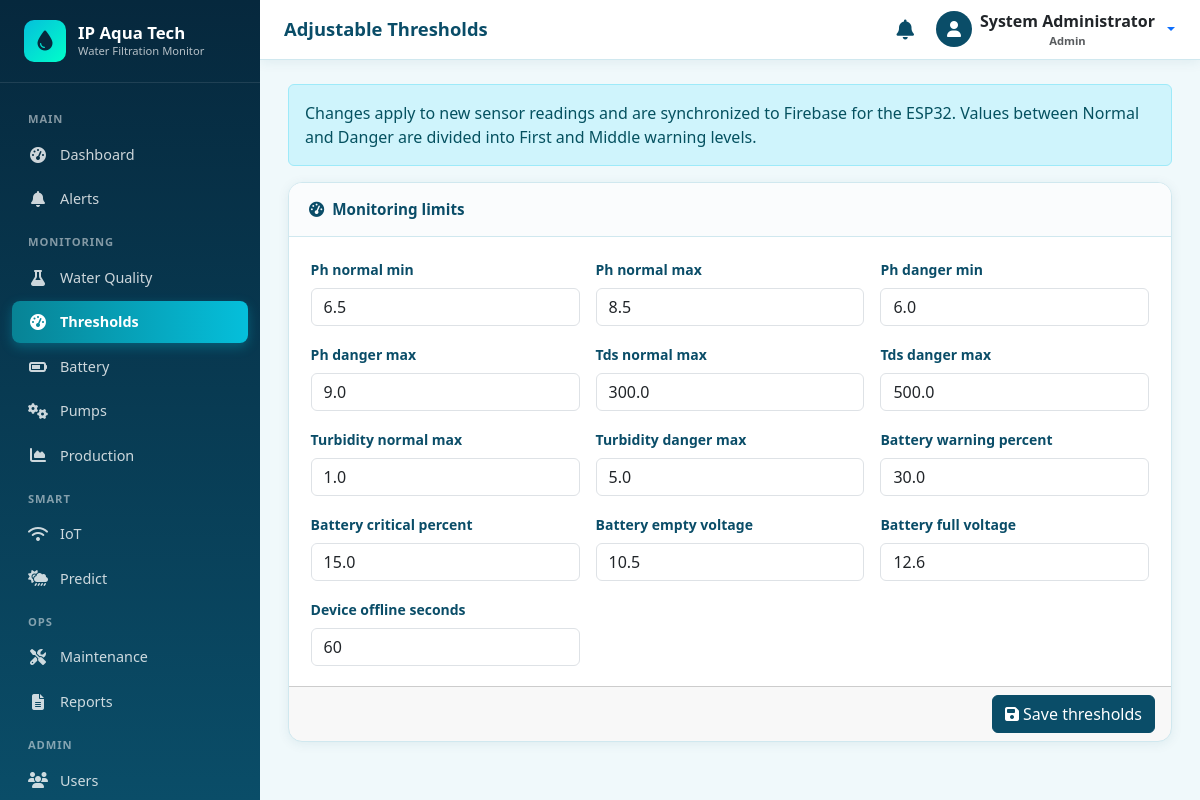
/monitoring/thresholds/ (signed in), run on the app's committed database.
### accounts/models.py (models this page shows, shortened)
class User(AbstractUser):
    class Role(models.TextChoices):
        ADMIN = 'ADMIN', 'Admin'
        OPERATOR = 'OPERATOR', 'Operator'
    role = models.CharField(
        max_length=20,
        choices=Role.choices,
        default=Role.OPERATOR,
        help_text='User role determining access level',
    )
    phone = models.CharField(max_length=20, blank=True)
    is_active = models.BooleanField(default=True)
    created_at = models.DateTimeField(auto_now_add=True)
    updated_at = models.DateTimeField(auto_now=True)
    class Meta:
        ordering = ['-date_joined']
        verbose_name = 'User'
        verbose_name_plural = 'Users'
    @property
    def is_admin_user(self):
        return self.role == self.Role.ADMIN or self.is_superuser

### monitoring/models.py (models this page shows, shortened)
class MonitoringThreshold(models.Model):
    ph_normal_min = models.FloatField(default=6.5)
    ph_normal_max = models.FloatField(default=8.5)
    ph_danger_min = models.FloatField(default=6.0)
    ph_danger_max = models.FloatField(default=9.0)
    tds_normal_max = models.FloatField(default=300.0)
    tds_danger_max = models.FloatField(default=500.0)
    turbidity_normal_max = models.FloatField(default=1.0)
    turbidity_danger_max = models.FloatField(default=5.0)
    battery_warning_percent = models.FloatField(default=30.0)
    battery_critical_percent = models.FloatField(default=15.0)
    battery_empty_voltage = models.FloatField(default=11.8)
    battery_full_voltage = models.FloatField(default=12.7)
    device_offline_seconds = models.PositiveIntegerField(default=60)
    updated_at = models.DateTimeField(auto_now=True)
    class Meta:
        verbose_name = 'Monitoring Threshold'
        verbose_name_plural = 'Monitoring Thresholds'

### monitoring/views.py (the view, shortened to what this page needs)
# urls.py: path('thresholds/', views.threshold_settings, name='threshold_settings'),
@login_required
@require_http_methods(['GET', 'POST'])
def threshold_settings(request):
    thresholds = MonitoringThreshold.objects.first()
    if thresholds is None:
        thresholds = MonitoringThreshold.objects.create()
    firebase_sync = _sync_thresholds_from_firebase()
    if firebase_sync is not None:
        thresholds = firebase_sync
    form = MonitoringThresholdForm(request.POST or None, instance=thresholds)
    return render(request, 'monitoring/threshold_settings.html', {
        'form': form,
        'thresholds': thresholds,
    })

### monitoring/forms.py (shortened to what this page needs)
class MonitoringThresholdForm(BootstrapModelForm):
    class Meta:
        model = MonitoringThreshold
        exclude = ['updated_at']
        widgets = {
            name: forms.NumberInput(attrs={'step': '0.1'})
            for name in [
                'ph_normal_min', 'ph_normal_max', 'ph_danger_min', 'ph_danger_max',
                'tds_normal_max', 'tds_danger_max', 'turbidity_normal_max',
                'turbidity_danger_max', 'battery_warning_percent',
                'battery_critical_percent', 'battery_empty_voltage',
                'battery_full_voltage', 'device_offline_seconds',
            ]
        }

### iot/firebase_client.py (called while the page is built)
def is_firebase_configured() -> bool:
    cred_path = Path(getattr(settings, 'FIREBASE_CREDENTIALS_PATH', '') or '')
    db_url = getattr(settings, 'FIREBASE_DATABASE_URL', '') or ''
    return bool(cred_path and cred_path.exists() and db_url)

### monitoring/views.py (called while the page is built, shortened)
def _sync_thresholds_from_firebase():
    try:
        from iot.firebase_client import is_firebase_configured, read_path
    except Exception:
        return None
    if not is_firebase_configured():
        return None

### notifications/context_processors.py (called while the page is built)
def unread_notifications(request):
    if request.user.is_authenticated:
        count = Notification.objects.filter(
            is_read=False,
            is_resolved=False,
        ).filter(
            models_q(request.user)
        ).count()
        recent = Notification.objects.filter(
            is_resolved=False,
        ).filter(
            models_q(request.user)
        )[:5]
        return {
            'unread_notification_count': count,
            'recent_notifications': recent,
        }
    return {
        'unread_notification_count': 0,
        'recent_notifications': [],
    }

def models_q(user):
    from django.db.models import Q
    return Q(recipient__isnull=True) | Q(recipient=user)

### templates/monitoring/threshold_settings.html (shortened to what this page needs)
{% extends 'base.html' %}
{% block page_title %}Adjustable Thresholds{% endblock %}
{% block content %}
<div class="alert alert-info">
  Changes apply to new sensor readings and are synchronized to Firebase for the ESP32.
  Values between Normal and Danger are divided into First and Middle warning levels.
</div>
<form method="post" class="card card-aqua">
  <div class="card-header"><span><i class="fas fa-gauge-high me-2"></i>Monitoring limits</span></div>
  <div class="card-body">
    <div class="row g-3">
      {% for field in form %}
      <div class="col-md-6 col-xl-4">
        <label class="form-label" for="{{ field.id_for_label }}">{{ field.label }}</label>
        {{ field }}
      </div>
      {% endfor %}
    </div>
  </div>
  <div class="card-footer text-end">
    <button class="btn btn-primary" type="submit"><i class="fas fa-save me-1"></i>Save thresholds</button>
  </div>
</form>
{% endblock %}

### templates/base.html (shortened to what this page needs)
{% load static %}
<!DOCTYPE html>
<html lang="en">
<head>
  <link href="https://cdn.jsdelivr.net/npm/bootstrap@5.3.3/dist/css/bootstrap.min.css" rel="stylesheet">
  <link href="https://cdnjs.cloudflare.com/ajax/libs/font-awesome/6.5.1/css/all.min.css" rel="stylesheet">
  <link href="{% static 'css/style.css' %}" rel="stylesheet">
</head>
<body {% if chart_url %}data-chart-url="{{ chart_url }}"{% endif %} {% block body_attrs %}{% endblock %}>
  {% if user.is_authenticated %}
  {% include 'includes/sidebar.html' %}
  <div class="main-wrapper">
    <header class="topbar">
      <div class="d-flex align-items-center gap-3">
        <h1 class="page-title">{% block page_title %}Dashboard{% endblock %}</h1>
      </div>
      <div class="d-flex align-items-center gap-3">
        <a href="{% url 'notifications:notification_list' %}" class="btn btn-link text-aqua position-relative p-1">
          <i class="fas fa-bell fa-lg"></i>
        </a>
        <div class="dropdown">
          <button class="btn btn-link text-decoration-none dropdown-toggle d-flex align-items-center gap-2 p-0" type="button" data-bs-toggle="dropdown">
            <span class="rounded-circle bg-aqua d-inline-flex align-items-center justify-content-center text-white" style="width:36px;height:36px;background:var(--aqua-primary);">
              <i class="fas fa-user"></i>
            </span>
            <span class="d-none d-md-inline text-dark fw-semibold">
              {{ user.get_full_name|default:user.username }}
              <small class="d-block text-muted" style="font-size:0.7rem;">{{ user.get_role_display }}</small>
            </span>
          </button>
        </div>
      </div>
    </header>
    <div class="content-area">
      {% block content %}{% endblock %}
    </div>
  </div>
  {% else %}
    {% block auth_content %}{% endblock %}
  {% endif %}
</body>
</html>

### static/css/style.css (style rules this page uses)
:root { --aqua-primary: #0a4d68; --aqua-secondary: #088395; --aqua-accent: #05bfdb; --aqua-light: #00ffca; --aqua-bg: #f0f9fb; --aqua-sidebar: #06283d; --aqua-sidebar-hover: #0a4d68; --aqua-card: #ffffff; --status-normal: #198754; --status-warning: #ffc107; --status-critical: #dc3545; --status-info: #0dcaf0; --text-dark: #1a1a2e; --text-muted: #6c757d; --border-color: #d0e8ef; --sidebar-width: 260px; --topbar-height: 60px; --radius: 12px; --shadow: 0 2px 12px rgba(10, 77, 104, 0.08); --shadow-lg: 0 8px 30px rgba(10, 77, 104, 0.12); }
* { box-sizing: border-box; }
body { font-family: 'Segoe UI', system-ui, -apple-system, sans-serif; background: var(--aqua-bg); color: var(--text-dark); min-height: 100vh; overflow-x: hidden; }
.main-wrapper { margin-left: var(--sidebar-width); min-height: 100vh; transition: margin-left 0.3s ease; }
.topbar { height: var(--topbar-height); background: var(--aqua-card); border-bottom: 1px solid var(--border-color); display: flex; align-items: center; justify-content: space-between; padding: 0 1.5rem; position: sticky; top: 0; z-index: 1030; box-shadow: var(--shadow); }
.topbar .page-title { font-weight: 700; color: var(--aqua-primary); font-size: 1.15rem; margin: 0; }
.content-area { padding: 1.5rem 1.75rem 2.5rem; max-width: 1280px; }
.card-aqua { background: var(--aqua-card); border-radius: 14px; border: 1px solid var(--border-color); box-shadow: var(--shadow); overflow: hidden; }
.card-aqua .card-header { background: #fafcfd; border-bottom: 1px solid var(--border-color); padding: 0.95rem 1.25rem; font-weight: 650; color: var(--aqua-primary); display: flex; align-items: center; justify-content: space-between; flex-wrap: wrap; gap: 0.5rem; font-size: 0.95rem; }
.card-aqua .card-body { padding: 1.25rem 1.35rem; }
.btn-primary { background: var(--aqua-primary); border-color: var(--aqua-primary); }
.form-label { font-weight: 600; font-size: 0.875rem; color: var(--aqua-primary); }
.text-aqua { color: var(--aqua-primary) !important; }
.fw-semibold { font-weight: 600; }

### data on the page
User: get_full_name "System Administrator", role "Admin"
MonitoringThreshold: form "6.5" "8.5" "6.0" "9.0" "300.0" "500.0" "1.0" "5.0" "30.0" "15.0" "10.5" "12.6" "60"

### other printed values
{{ field.label }} "Ph normal min" "Ph normal max" "Ph danger min" "Ph danger max" "Tds normal max" "Tds danger max" "Turbidity normal max" "Turbidity danger max" "Battery warning percent" "Battery critical percent" "Battery empty voltage" "Battery full voltage" "Device offline seconds"
